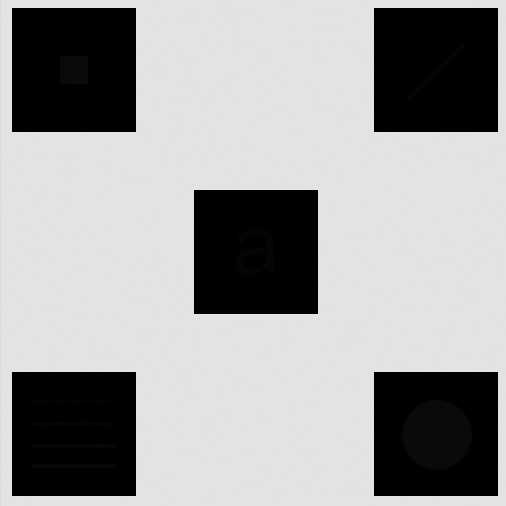
%> input picture Assignment1/test.png, 506 x 506 px
$ octave --eval "plot_color_histogram('test.png');"   (GNU Octave 9; MATLAB toolbox functions it lacks are replaced by stand-ins)
%> lines starting %> are read from the running program, lines starting %| are printed output that depends on the picture
### Assignment1/hist_counts.m
function [counts, edges] = hist_counts(data, numBins)
    % Flatten the input matrix to a vector
    dataVector = data(:);

    % Determine the range of the data
    dataMin = min(dataVector);
    dataMax = max(dataVector);

    % Calculate bin edges
    binWidth = (dataMax - dataMin) / numBins;
    edges = dataMin:binWidth:dataMax;
    if length(edges) > numBins  % Ensure numBins bins by adjusting the last edge if necessary
        edges(end) = dataMax + binWidth;  % Extend the last bin to include the max value
    else
        edges(numBins+1) = dataMax + binWidth;  % Append an edge to include the max value
    end

    % Initialize counts
    counts = zeros(1, numBins);

    % Count the data points in each bin
    for i = 1:numBins
        if i == numBins
            % Include the upper edge in the last bin
            inBin = dataVector >= edges(i) & dataVector <= edges(i+1);
        else
            inBin = dataVector >= edges(i) & dataVector < edges(i+1);
        end
        counts(i) = sum(inBin);
    end
end

### Assignment1/plot_color_histogram.m
function plot_color_histogram(imagePath)
%> called with imagePath = 'test.png'
    % Load the image
    img = imread(imagePath);
%> img is the input picture: size 506x506x3 uint8; min 0, max 228, mean 159.1

    % Separate the color channels
    redChannel = img(:, :, 1);
    greenChannel = img(:, :, 2);
    blueChannel = img(:, :, 3);

    % Number of bins for the histogram
    numBins = 256;

    % Calculate the histograms
    [redHistogram, redBinEdges] = hist_counts(redChannel, numBins);
%> in hist_counts, `dataMin = min(dataVector);`: dataMin = 0
%> in hist_counts, `dataMax = max(dataVector);`: dataMax = 228
%> in hist_counts, `binWidth = (dataMax - dataMin) / numBins;`: binWidth = 1
%> in hist_counts, `edges = dataMin:binWidth:dataMax;`: edges = 229 values from 0 to 228
%> after the loop in hist_counts, `for i = 1:numBins`: counts = 256 values, max 256036 at index 256, min 0 at index 13, mean 1982.2; inBin = 256036 logical values, 256036 true
%> redHistogram has the same summary as counts in hist_counts; redBinEdges = 257 values, max 229 at index 257, min 0 at index 1, mean 102.5
    [greenHistogram, greenBinEdges] = hist_counts(greenChannel, numBins);
%> greenHistogram has the same summary as counts in hist_counts; greenBinEdges has the same summary as redBinEdges
    [blueHistogram, blueBinEdges] = hist_counts(blueChannel, numBins);
%> blueHistogram has the same summary as counts in hist_counts; blueBinEdges has the same summary as redBinEdges

    % Calculate the cumulative distribution
    redCumulative = cumsum(redHistogram) / numel(redChannel);
%> redCumulative = 256 values from 0.264 to 1.98
    greenCumulative = cumsum(greenHistogram) / numel(greenChannel);
%> greenCumulative = 256 values from 0.264 to 1.98
    blueCumulative = cumsum(blueHistogram) / numel(blueChannel);
%> blueCumulative = 256 values from 0.264 to 1.98

    % Plot the histograms
    figure;
    subplot(2, 3, 1);
    bar(redBinEdges(1:end-1), redHistogram, 'r');
%> (this line was passed over: bar is not available in this run)
    title('Red Channel Histogram');
    xlim([0 numBins-1]);

    subplot(2, 3, 2);
    bar(greenBinEdges(1:end-1), greenHistogram, 'g');
%> (this line was passed over: bar is not available in this run)
    title('Green Channel Histogram');
    xlim([0 numBins-1]);

    subplot(2, 3, 3);
    bar(blueBinEdges(1:end-1), blueHistogram, 'b');
%> (this line was passed over: bar is not available in this run)
%> `plot_color_histogram('test.png');`:
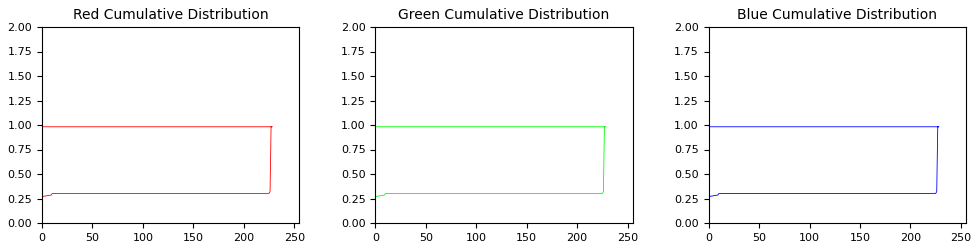
%> figure redrawn from the program's plot data, 3 panels
    title('Blue Channel Histogram');
    xlim([0 numBins-1]);

    % Plot the cumulative distributions
    subplot(2, 3, 4);
    plot(redBinEdges(1:end-1), redCumulative, 'r');
    title('Red Cumulative Distribution');
    xlim([0 numBins-1]);

    subplot(2, 3, 5);
    plot(greenBinEdges(1:end-1), greenCumulative, 'g');
    title('Green Cumulative Distribution');
    xlim([0 numBins-1]);

    subplot(2, 3, 6);
    plot(blueBinEdges(1:end-1), blueCumulative, 'b');
    title('Blue Cumulative Distribution');
    xlim([0 numBins-1]);
end
